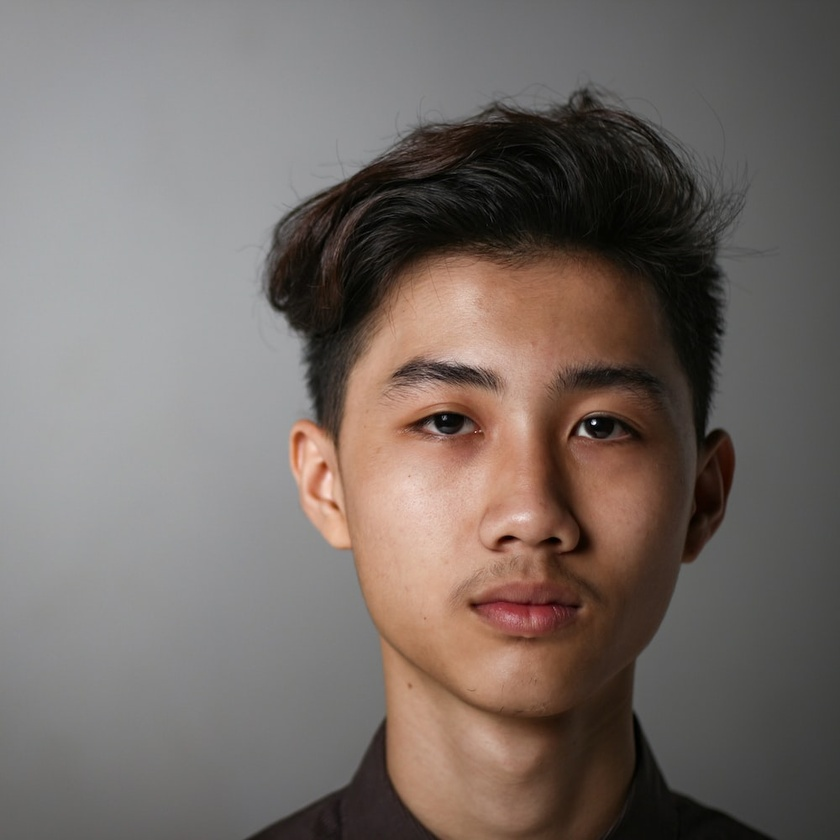
#> input picture photo-1542909168-82c3e7fdca5c.jpeg, 840 x 840 px, shrunk from 1000 x 1000 before the run, found by its file name
$ python main.py
#> lines starting #> are read from the running program, lines starting #| are printed output that depends on the picture; after the words box and inside, x2 and y2 are one past the last pixel; in counts of white or black regions, pixels touching at a corner belong together
import cv2

# Load pre-trained models from OpenCV
face_cascade = cv2.CascadeClassifier('haarcascade_frontalface_default.xml')
eye_cascade = cv2.CascadeClassifier('haarcascade_eye.xml')
smile_cascade = cv2.CascadeClassifier('haarcascade_smile.xml')

# Load the image
img = cv2.imread('/Users/mehtabghuman/Desktop/py_bot/photo-1542909168-82c3e7fdca5c.jpeg')  # Replace 'your_image.jpg' with the path to your image
#> img is the input picture: shape (840, 840, 3); mean B, G, R 102.8, 107.8, 117.6

# Convert to grayscale
gray = cv2.cvtColor(img, cv2.COLOR_BGR2GRAY)
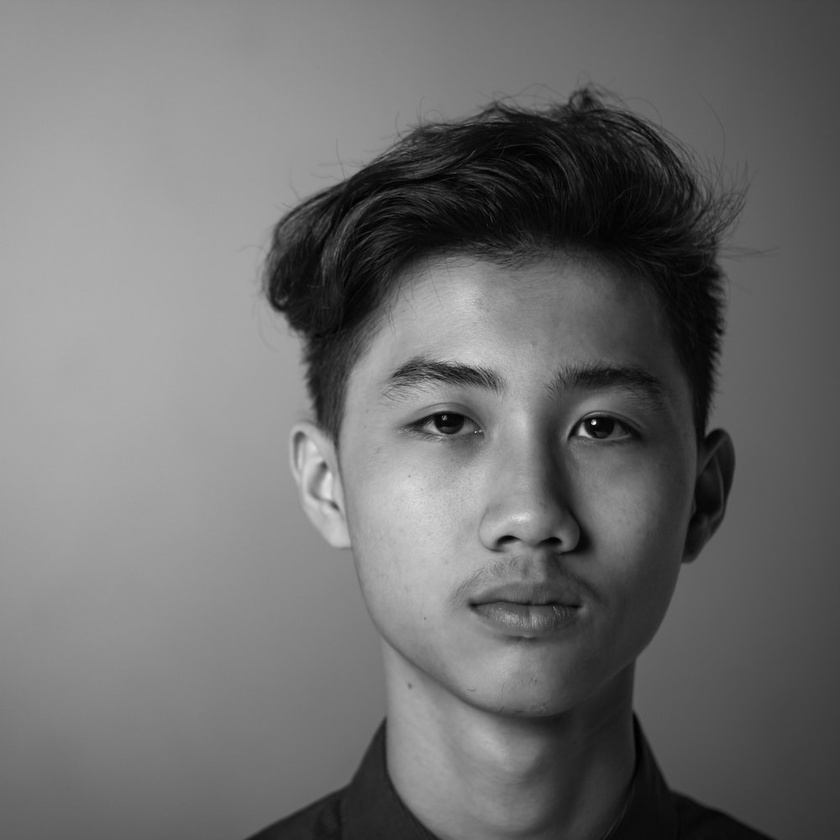
#> gray: shape (840, 840); min 0, max 254, mean 110.2

# Detect faces
faces = face_cascade.detectMultiScale(gray, 1.1, 4)
#> faces = [[298, 250, 455, 455]]

for (x, y, w, h) in faces:
    cv2.rectangle(img, (x, y), (x+w, y+h), (255, 0, 0), 2)
    roi_gray = gray[y:y+h, x:x+w]
    roi_color = img[y:y+h, x:x+w]

    # Detect eyes within the face
    eyes = eye_cascade.detectMultiScale(roi_gray)
    for (ex, ey, ew, eh) in eyes:
        cv2.rectangle(roi_color, (ex, ey), (ex+ew, ey+eh), (0, 255, 0), 2)

    # Detect mouth within the face
    smiles = smile_cascade.detectMultiScale(roi_gray, scaleFactor=1.8, minNeighbors=20)
    for (sx, sy, sw, sh) in smiles:
        cv2.rectangle(roi_color, (sx, sy), (sx+sw, sy+sh), (0, 0, 255), 2)
#> this loop made 1 pass
#> (x, y, w, h, eyes) on pass 1: (298, 250, 455, 455, [[258, 141, 76, 76], [101, 133, 84, 84], [242, 258, 62, 62]])
#> pass 1, `roi_gray = gray[y:y+h, x:x+w]`:
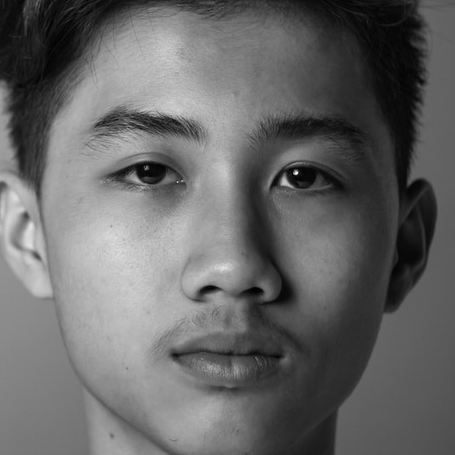
#> roi_gray: shape (455, 455); min 0, max 254, mean 102.5
#> pass 1, `roi_color = img[y:y+h, x:x+w]`:
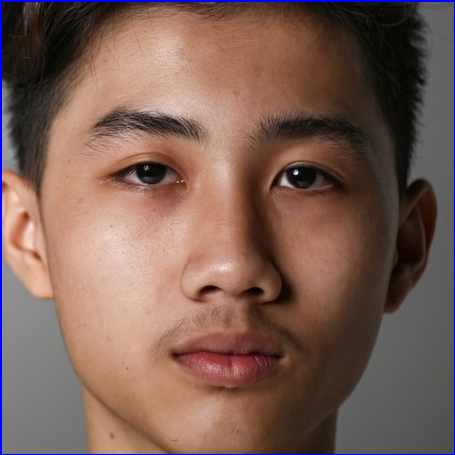
#> roi_color: shape (455, 455, 3); mean B, G, R 83.7, 94.6, 122.7
#> after the loop:
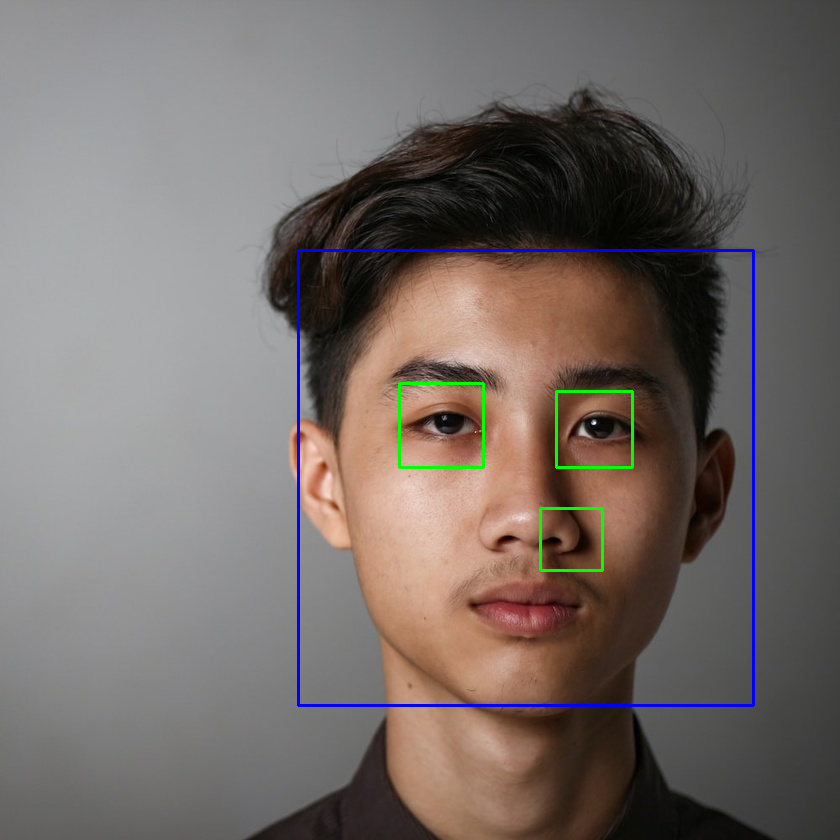
#> img: shape (840, 840, 3); 1.15% of pixels changed, all inside (x1, y1, x2, y2) = (297, 249, 755, 707)
#> after the loop:
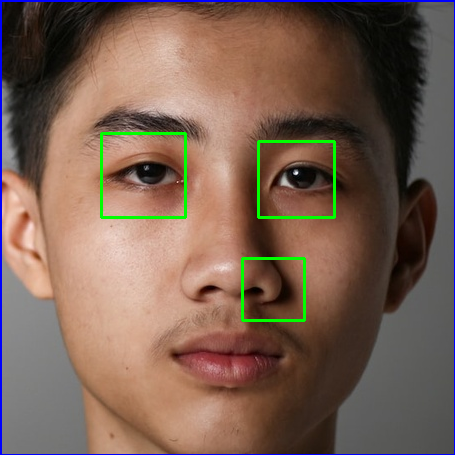
#> roi_color: shape (455, 455, 3); 1.28% of pixels changed, all inside (x1, y1, x2, y2) = (100, 132, 336, 322)

# Display the output
cv2.imshow('img', img)

# Wait for a key to be pressed in order to close the window
cv2.waitKey(0)
cv2.destroyAllWindows()
